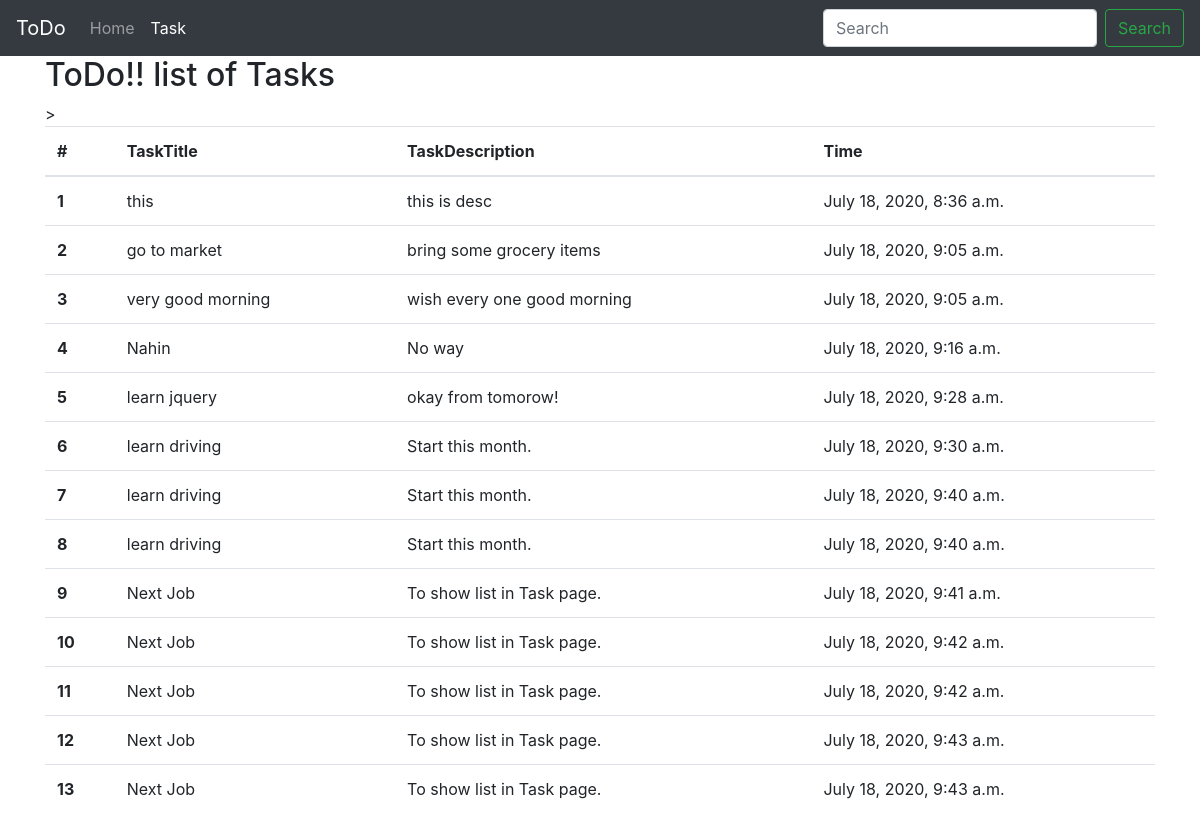
Page /task/ on the earlier database version.
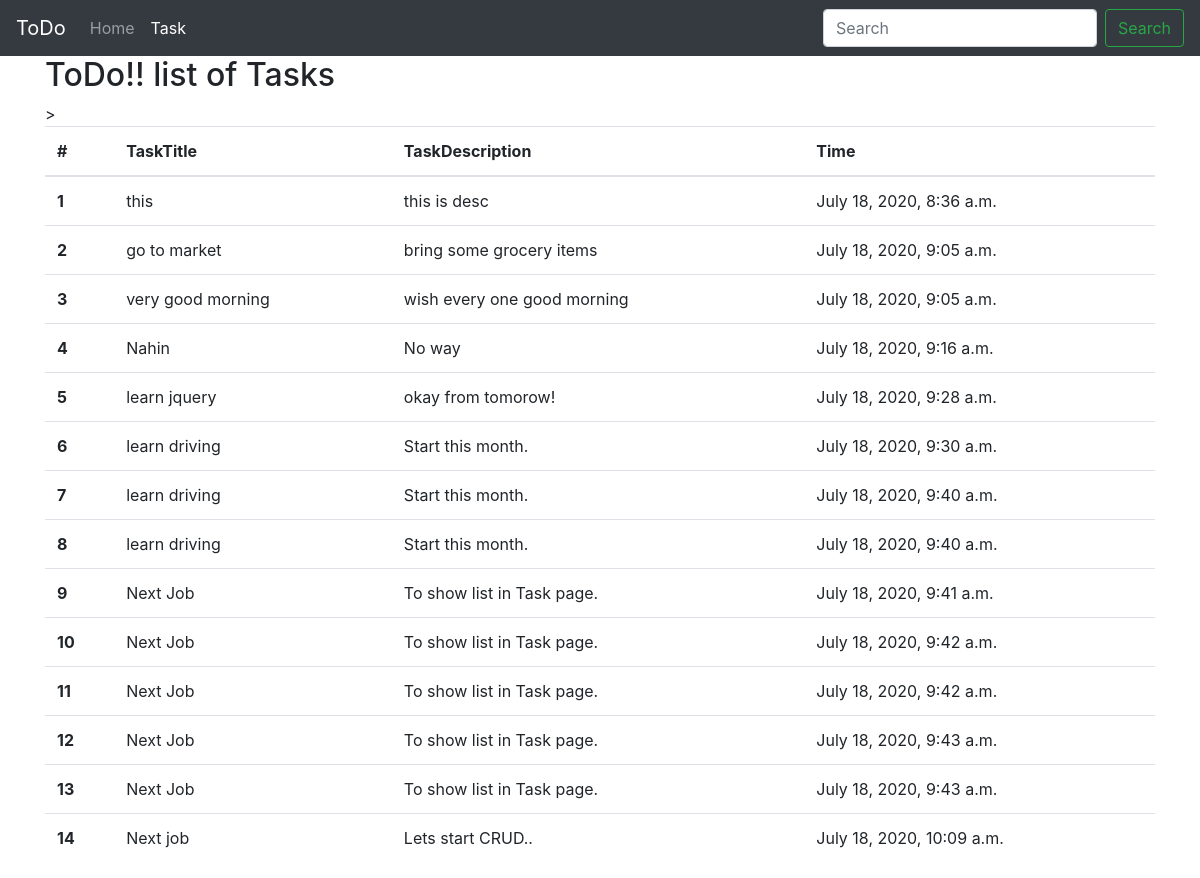
Same page on the later database version.
### todo_app/models.py (models this page shows, shortened)
class Task(models.Model):
    taskTitle = models.CharField(max_length=30)
    taskDesc = models.TextField()
    time = models.DateTimeField(auto_now_add=True)

### todo_app/views.py (the view)
# urls.py: path('task/', views.task,name='task'),
def task (request):
    allTasks = Task.objects.all()
    context = {'tasks':allTasks}
    return render(request,'todo_app/task.html',context)

### templates/todo_app/task.html (shortened to what this page needs)
<!doctype html>
<html lang="en">
  <head>
    <link rel="stylesheet" href="https://stackpath.bootstrapcdn.com/bootstrap/4.5.0/css/bootstrap.min.css">
  </head>
  <body>
    <nav class="navbar navbar-expand-lg navbar-dark bg-dark">
        <a class="navbar-brand" href="/">ToDo</a>
        <div class="collapse navbar-collapse" id="navbarTogglerDemo03">
          <ul class="navbar-nav mr-auto mt-2 mt-lg-0">
            <li class="nav-item ">
              <a class="nav-link" href="/">Home <span class="sr-only">(current)</span></a>
            </li>
            <li class="nav-item active">
              <a class="nav-link" href="#">Task</a>
            </li>
          </ul>
          <form class="form-inline my-2 my-lg-0">
            <input class="form-control mr-sm-2" type="search" placeholder="Search" aria-label="Search">
            <button class="btn btn-outline-success my-2 my-sm-0" type="submit">Search</button>
          </form>
        </div>
      </nav>
      <div class="container my3" py-3>
          <h2>ToDo!! list of Tasks</h2>
          <table class="table">
  <thead>
    <tr>
      <th scope="col">#</th>
      <th scope="col">TaskTitle</th>
      <th scope="col">TaskDescription</th>
      <th scope="col">Time</th>
    </tr>
  </thead>
  <tbody>
  {% for task in tasks  %}
    <tr>
      <th scope="row">{{forloop.counter}}</th>
      <td>{{task.taskTitle}}</td>
      <td>{{task.taskDesc}}</td>
      <td>{{task.time}}</td>
    </tr>
  {% endfor %}
  </tbody>
</table>
        </div>
  </body>
</html>

Differences in the rows shown:
added Task: taskTitle "Next job", taskDesc "Lets start CRUD..", time "July 18, 2020, 10:09 a.m."
